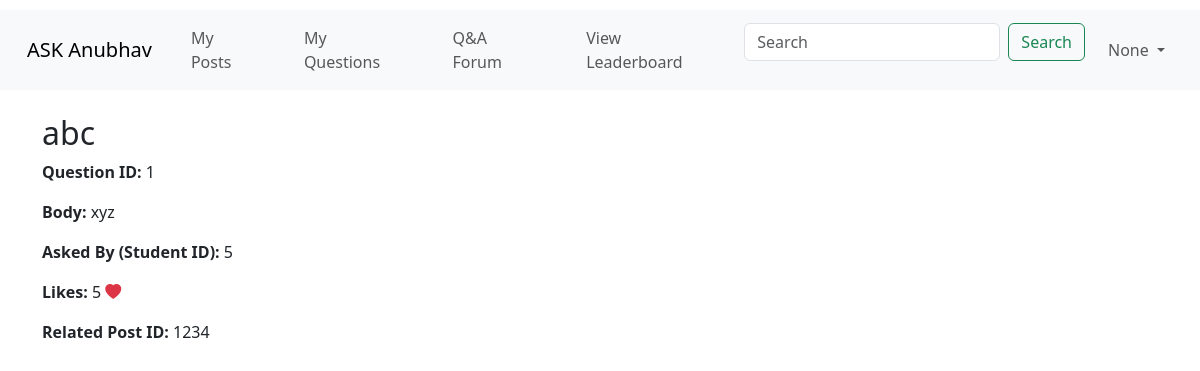
Screenshot of /question/1 with the database file from the repository.
### merged.py (models this page shows, shortened)
class Question(db.Model):
    __tablename__ = 'question'
    id = db.Column(db.Integer, primary_key=True)
    title = db.Column(db.String(200))
    body = db.Column(db.Text, nullable=False)
    student_id = db.Column(db.Integer, nullable=False)
    like_count = db.Column(db.Integer, default=0)
    post_id = db.Column(db.Integer, db.ForeignKey('post.id'), nullable=False)
    post = db.relationship('Post', backref=db.backref('questions', lazy=True))
    approval = db.relationship('QuestionApproval', uselist=False, back_populates='question')
    answers = db.relationship('Answer', backref='question', lazy=True)

### merged.py (the view)
@app.route('/question/<int:question_id>')
def question_details(question_id):
    question = Question.query.get_or_404(question_id)
    return render_template('question_detail.html', question=question, username=session.get('username'))

### merged.py (called while the page is built)
@app.context_processor
def inject_session():
    try:
        return dict(session=session)  # Inject session into all templates
    except Exception as e:
        print("Session not created due to: {str(e)}")
        return dict(session={})

### templates/ASK_Anubhav/Student/question_detail.html (shortened to what this page needs)
<!DOCTYPE html>
<html lang="en">
<head>
    <link rel="stylesheet" href="{{ url_for('static', filename='style.css') }}">
    <link href="https://cdn.jsdelivr.net/npm/bootstrap@5.3.3/dist/css/bootstrap.min.css" rel="stylesheet">
    <link href="https://cdn.jsdelivr.net/npm/bootstrap-icons/font/bootstrap-icons.css" rel="stylesheet">
</head>
<body>
<nav class="navbar navbar-expand-lg bg-body-tertiary">
    <div class="container-fluid">
      <a class="navbar-brand" href="{{ url_for('index') }}">ASK Anubhav</a>
      <div class="collapse navbar-collapse" id="navbarSupportedContent">
        <ul class="navbar-nav me-auto mb-2 mb-lg-0">
          <li class="nav-item">
            <a class="nav-link" aria-current="page" href="{{ url_for('my_posts') }}">My Posts</a>
          </li>
          <li class="nav-item">
            <a class="nav-link" href="{{ url_for('my_questions') }}">My Questions</a>
          </li>
          <li class="nav-item">
            <a class="nav-link" href="{{ url_for('qa_forum') }}">Q&A Forum</a>
          </li>
          <li class="nav-item">
            <a class="nav-link" href="{{ url_for('leaderboard') }}">View Leaderboard</a>
          </li>
        </ul>
        <form class="d-flex mb-3" method="GET" action="{{ url_for('index') }}">
          <input class="form-control me-2" type="search" name="search" placeholder="Search" value="{{ search_query }}"
            aria-label="Search">
          <button class="btn btn-outline-success" type="submit">Search</button>
        </form>
        <ul class="navbar-nav">
          <li class="nav-item dropdown">
            <a class="nav-link dropdown-toggle" href="#" id="navbarDropdown" role="button" data-bs-toggle="dropdown"
              aria-expanded="false">
              {{ username }}
            </a>
          </li>
        </ul>
      </div>
    </div>
  </nav>
<div class="container mt-4">
    <h2>{{ question.title }}</h2>
    <p><strong>Question ID:</strong> {{ question.id }}</p>
    <p><strong>Body:</strong> {{ question.body }}</p>
    <p><strong>Asked By (Student ID):</strong> {{ question.student_id }}</p>
    <p><strong>Likes:</strong> {{ question.like_count }} <i class="bi bi-heart-fill text-danger"></i></p>
    <p><strong>Related Post ID:</strong> {{ question.post_id }}</p>
</div>
</body>
</html>

### static/ASK_Anubhav/style.css (style rules this page uses)
:root { --color-bg: #69F7BE; --color-text-main: #000000; --color-primary: #FFFF00; --wrapper-height: 87vh; --image-max-width: 300px; --image-margin: 3rem; --font-family: "HK Grotesk"; --font-family-header: "HK Grotesk"; }
* { box-sizing: border-box; }
body { font-family: HK Grotesk; background-color: var(--color-bg); }
button, input { font-family: inherit; font-size: 100%; background: #FFFFFF; border: 1px solid #000000; box-sizing: border-box; border-radius: 4px; padding: 0.5rem 1rem; transition: 500ms; }
h2 { color: #2800FF; }
nav { margin-top: 10px; position: relative; }
nav a { margin: 0 15px; text-decoration: none; color: #333; font-size: 1.2em; transition: color 0.3s; }

### rows the page displays
Question: title "abc", id "1", body "xyz", student_id "5", like_count "5", post_id "1234"

### other values shown
{{ username }} "None"
